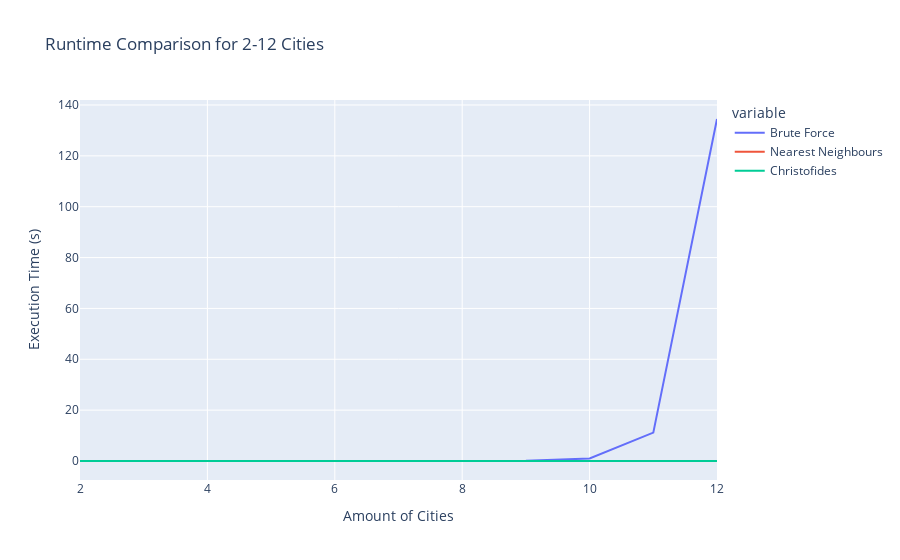

Write notebook code for a chart like this one.
### Code cell
fig = px.line(df, title="Runtime Comparison for 2-12 Cities")
fig.update_xaxes(title="Amount of Cities")
fig.update_yaxes(title="Execution Time (s)")
fig.show()

### Figure 1 — Plotly figure (JSON) as saved in the notebook; plotly's stock layout.template omitted (floating-point values rounded to 4 significant figures)
{"data": [{"hovertemplate": "variable=Brute Force<br>index=%{x}<br>value=%{y}<extra></extra>", "legendgroup": "Brute Force", "line": {"color": "#636efa", "dash": "solid"}, "marker": {"symbol": "circle"}, "mode": "lines", "name": "Brute Force", "orientation": "v", "showlegend": true, "type": "scatter", "x": [2, 3, 4, 5, 6, 7, 8, 9, 10, 11, 12], "xaxis": "x", "y": [4.95e-05, 9.875e-06, 1.592e-05, 4.675e-05, 0.000232, 0.001619, 0.01168, 0.107, 1.016, 11.16, 134.5], "yaxis": "y"}, {"hovertemplate": "variable=Nearest Neighbours<br>index=%{x}<br>value=%{y}<extra></extra>", "legendgroup": "Nearest Neighbours", "line": {"color": "#EF553B", "dash": "solid"}, "marker": {"symbol": "circle"}, "mode": "lines", "name": "Nearest Neighbours", "orientation": "v", "showlegend": true, "type": "scatter", "x": [2, 3, 4, 5, 6, 7, 8, 9, 10, 11, 12], "xaxis": "x", "y": [3.083e-05, 9.417e-06, 1.067e-05, 1.296e-05, 1.95e-05, 3.767e-05, 4.083e-05, 7.121e-05, 7.487e-05, 8.292e-05, 0.000106], "yaxis": "y"}, {"hovertemplate": "variable=Christofides<br>index=%{x}<br>value=%{y}<extra></extra>", "legendgroup": "Christofides", "line": {"color": "#00cc96", "dash": "solid"}, "marker": {"symbol": "circle"}, "mode": "lines", "name": "Christofides", "orientation": "v", "showlegend": true, "type": "scatter", "x": [2, 3, 4, 5, 6, 7, 8, 9, 10, 11, 12], "xaxis": "x", "y": [0.0008824, 0.0002261, 0.0003004, 0.0004353, 0.000309, 0.0005872, 0.0008798, 0.0008388, 0.0007879, 0.00209, 0.0009315], "yaxis": "y"}], "layout": {"legend": {"title": {"text": "variable"}, "tracegroupgap": 0}, "title": {"text": "Runtime Comparison for 2-12 Cities"}, "xaxis": {"anchor": "y", "domain": [0, 1], "title": {"text": "Amount of Cities"}}, "yaxis": {"anchor": "x", "domain": [0, 1], "title": {"text": "Execution Time (s)"}}}}
